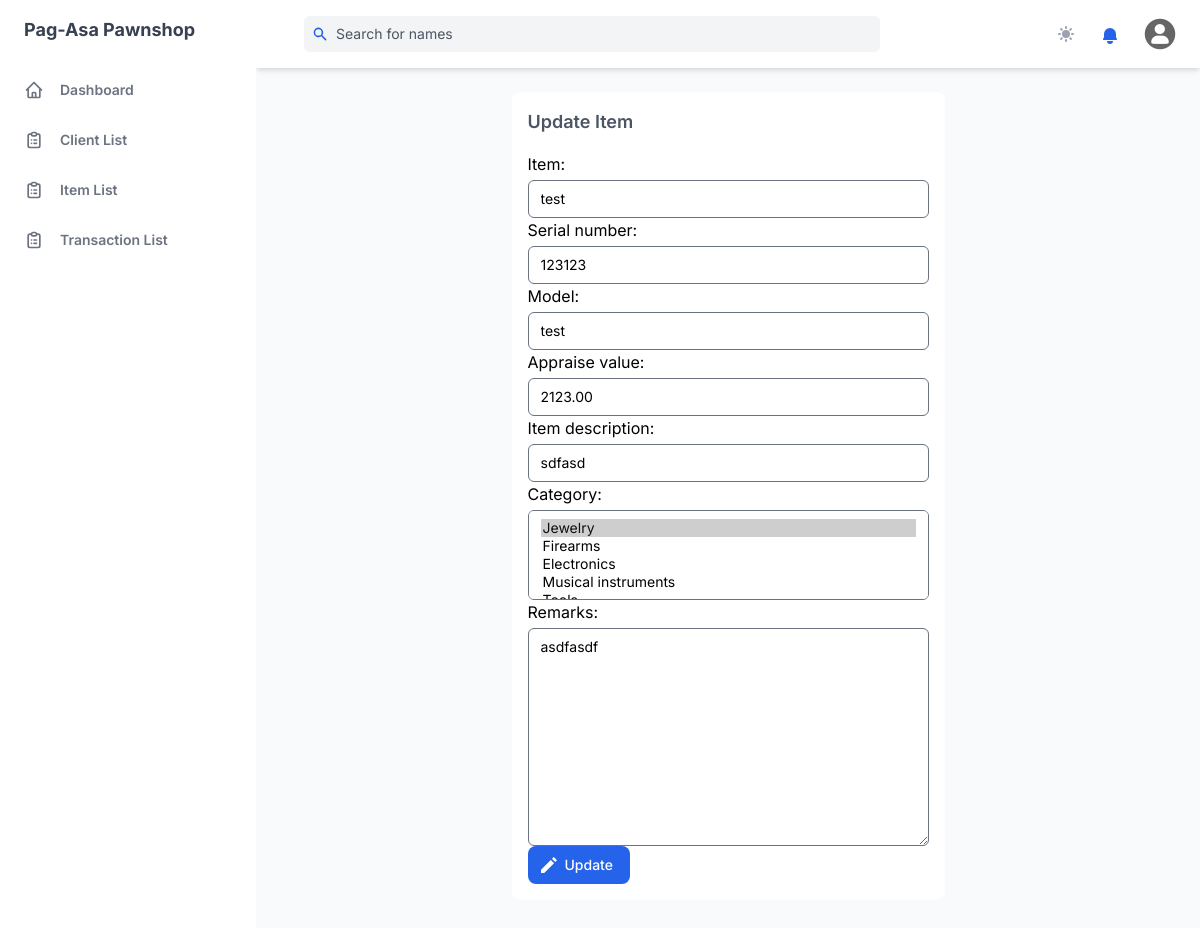
/item/update/13 (signed in), run on the app's committed database.
### management_system/models.py (models this page shows, shortened)
class Item(models.Model):
    CHOICE = [
        ('A', 'Active'),
        ('I', 'Inactive')
    ]
    item = models.CharField(max_length=255)
    serial_number = models.IntegerField()
    model = models.CharField(max_length=255)
    appraise_value = models.DecimalField(max_digits=10, decimal_places=2)
    item_description = models.CharField(max_length=255, blank=True, null=True)
    category = models.ManyToManyField(
        Category, blank=True, related_name="categories")
    status=models.CharField(choices=CHOICE, default='A', max_length=2)
    remarks = models.TextField(blank=True, null=True)
    created = models.DateTimeField(auto_now_add=True)
    updated = models.DateTimeField(auto_now=True)

### management_system/views.py (the view, shortened to what this page needs)
class ItemUpdateView(LoginRequiredMixin, View):
    def get(self, request, pk):
        item = Item.objects.get(pk=pk)
        form = ItemForm(instance=item)
        return render(request, 'components/item_update.html', {'form': form, 'item': item})

### management_system/forms.py
class ItemForm(forms.ModelForm):
    class Meta:
        model = Item
        fields = "__all__"
        widgets = {
            'status': forms.HiddenInput(),
        }
    def __init__(self, *args, **kwargs):
        super().__init__(*args, **kwargs)
        for field in self.fields:
            self.fields[field].widget.attrs.update({
                'class': 'rounded-md block w-full mt-1 text-sm dark:border-gray-600 dark:bg-gray-700 focus:border-blue-400 focus:outline-none focus:shadow-outline-blue focus:ring-0 dark:text-gray-300 dark:focus:shadow-outline-gray form-input',
                'placeholder': field.replace('_', ' ').capitalize(),
                })

### management_system/models.py (called while the page is built)
    def __str__(self) -> str:
        return f"{self.name}".capitalize()

### templates/components/item_update.html (shortened to what this page needs)
{% extends 'base.html' %}
{% block content %}
<div class="min-w-0 p-4 mx-auto mt-6 space-y-2 bg-white rounded-lg shadow-xs dark:bg-gray-800">
    <h3 class="mb-4 text-lg font-semibold text-gray-600 dark:text-gray-300">Update Item</h1>
    <form action="{% url 'item_update' item.pk %}" method="POST" hx-boost="true" hx-indicator="#my-indicator">
        {{form}}
        <button
        class="flex items-center justify-between px-4 py-2 text-sm font-medium leading-5 text-white transition-colors duration-150 bg-blue-600 border border-transparent rounded-lg active:bg-blue-600 hover:bg-blue-700 focus:outline-none focus:shadow-outline-blue"
      >
      <svg  fill="currentColor" class="w-4 h-4 mr-2 -ml-1"xmlns="http://www.w3.org/2000/svg" viewBox="0 0 20 20"><path d="M12.3 3.7l4 4L4 20H0v-4L12.3 3.7zm1.4-1.4L16 0l4 4-2.3 2.3-4-4z"/></svg>
            <span>Update</span>
      </button>
    </form>
  </div>
{% endblock %}

### data on the page
Item: item "test", serial_number "123123", model "test", appraise_value "2123.00", item_description "sdfasd", remarks "asdfasdf"
